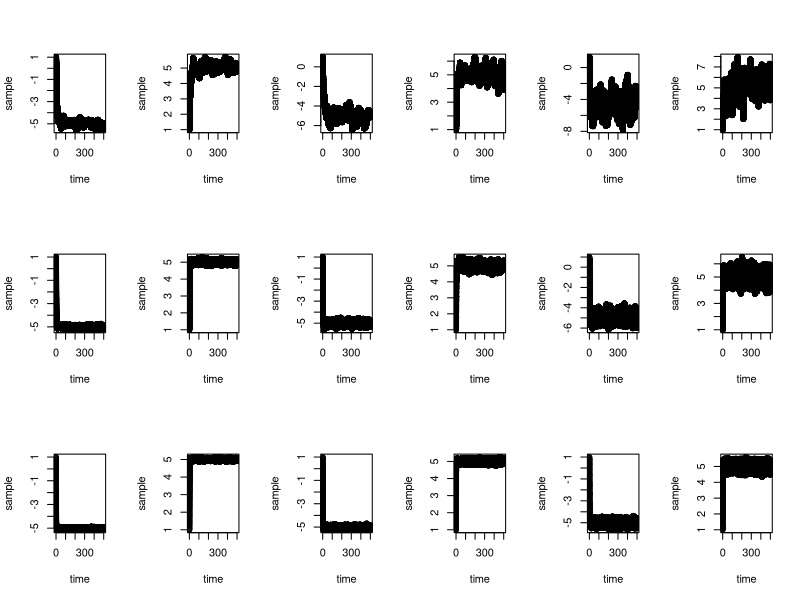
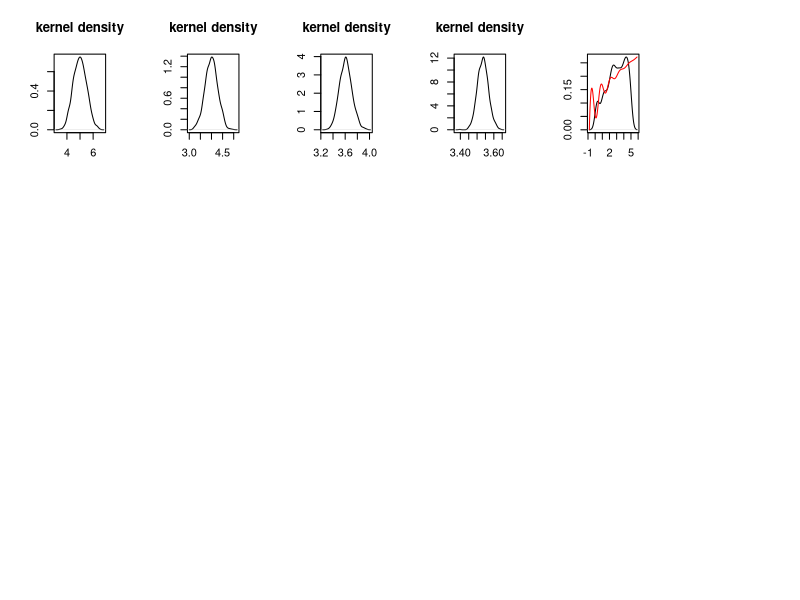

Recreate these plots in R, in order.
## ---- chunk 1
Sys.setenv(LANG = "en")
knitr::opts_chunk$set(echo = TRUE)
## ---- chunk 2
r0 = 1
T = 500
delta = 1/500

rou = function(alpha,sigma,b,r0,T,delta){ 
  r = c(r0)
  times = T/delta
  for(i in (1:times)){
    rt = r[i]
    p1 = exp(-alpha*delta) * rt
    p2 = b * (1-exp(-alpha*delta))
    p3 = sigma/sqrt(2*alpha) * (1-exp(-2*alpha*delta))^0.5
    z = rnorm(1)
    r[i+1] = p1+p2+p3*z
    }
  return(r)
}

## ---- chunk 3
par(mfrow=c(3,6))
for (alpha in c(0.1,1,5))
{for (sigma in c(0.1,0.2,0.5))
  {for (b in c(-5,5))
    {r = rou(alpha,sigma,b,r0 = 1,T = 500,delta = 1/500)
    plot(x=seq(0,T,by=1/500), y = r, main = '', xlab = 'time', ylab = 'sample')
      
    }
    
  }
}
## ---- chunk 4
em = function(size,delta,alpha,sigma,b,r0){
  r1 = 0
  times = 1/delta
  for (i in (1:size)){
    rt = r0
    for (j in (1:times)){
      mean = rt + alpha * (b-rt) * delta
      sd = delta * sigma 
      rt = rnorm(n=1,mean=mean,sd=sd)
      }
    r1[i] = rt
  }
  return(r1)
}
## ---- chunk 5
r1 = em(size = 1000, delta = 1, alpha = 1, sigma = 0.5, b = 5, 
        r0 = 1)
r1 = unlist(r1)
plot(density(r1),xlab = '',ylab = '',main = 'kernel density')
## ---- chunk 6
r1 = em(size = 1000, delta = 0.5, alpha = 1, sigma = 0.5, b = 5, 
        r0 = 1)
r1 = unlist(r1)
plot(density(r1),xlab = '',ylab = '',main = 'kernel density')
## ---- chunk 7
r1 = em(size = 1000, delta = 0.1, alpha = 1, sigma = 0.5, b = 5,
        r0 = 1)
r1 = unlist(r1)
plot(density(r1),xlab = '',ylab = '',main = 'kernel density')
## ---- chunk 8
r1 = em(size = 1000, delta = 0.01, alpha = 1, sigma = 0.5, b = 5,
   r0 = 1)
r1 = unlist(r1)
plot(density(r1),xlab = '',ylab = '',main = 'kernel density')
## ---- chunk 9
rnhpp <- function(intensity, intmax, tmax) {
  n <- rpois(1, intmax)
  tt <- runif(n, 0, tmax)
  u <- runif(n)
  accept <- u < intensity(tt) / intmax
  sort(tt[accept])
}

intfun <- function(x) sqrt(x)+sin(2 * pi * x)*exp(-x)
## ---- chunk 10
intmax = 10*sqrt(5)/3+(2*pi*(-1+exp(5)))/(exp(5)*(1+4*pi^2))
xx=unlist(replicate(1000, rnhpp(intfun, intmax, 5)))
plot(density(xx),xlab = '',ylab = '',main = '')

t=seq(0,5,0.005)
tt=intfun(t)/7.607738
par(new=TRUE)
plot(t,tt,type = 'l',col = 'red',xlab = '',ylab = '',axes = FALSE)
